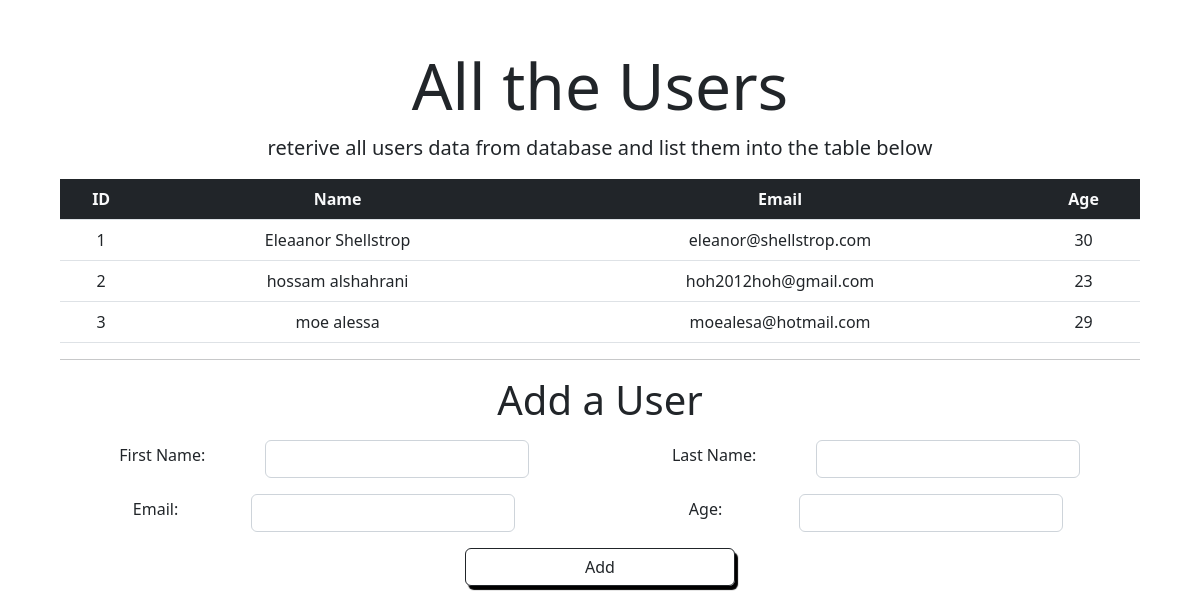
The page / on the database its author committed.
### UWT_App/models.py (models this page shows)
class Users(models.Model):
    first_name = models.CharField(max_length=255)
    last_name = models.CharField(max_length=255)
    email = models.CharField(max_length=255)
    age = models.IntegerField()
    created_at = models.DateTimeField(auto_now_add=True)
    updated_at = models.DateTimeField(auto_now=True)

### UWT_App/views.py (the view)
# urls.py: path('',views.index),
def index(request):
    users = Users.objects.all()
    context = {
        "Users":users,
    }
    return render (request,"index.html",context)

### UWT_App/templates/index.html (shortened to what this page needs)
<!DOCTYPE html>
<html lang="en">
  <head>
    <link
      rel="stylesheet"
      href="https://cdn.jsdelivr.net/npm/bootstrap@5.2.0-beta1/dist/css/bootstrap.min.css"
    />
  </head>
  <body>
    <div class="p-5 bg-list">
      <div class="container text-center">
        <h1 class="display-3">All the Users</h1>
        <p class="lead">
          reterive all users data from database and list them into the table
          below
        </p>
        <table class="table table-hover table-responsive">
          <thead class="thead-inverse bg-dark text-light">
            <tr>
              <th>ID</th>
              <th>Name</th>
              <th>Email</th>
              <th>Age</th>
            </tr>
          </thead>
          <tbody>
            {% for user in Users %}
            <tr>
              <td>{{user.id}}</td>
              <td>{{user.first_name}} {{user.last_name}}</td>
              <td>{{user.email}}</td>
              <td>{{user.age}}</td>
            </tr>
            {% endfor %}
          </tbody>
        </table>
        <hr class="my-3" />
        <h2 class="display-6">Add a User</h2>
        <form action="/create" method="POST">
          <div class="row my-3">
            <div class="col d-flex align-items-center justify-content-evenly">
              <label for="first_name" class="form-label">First Name:</label>
              <input type="text" class="form-control w-50" name="first_name" />
            </div>
            <div class="col d-flex align-items-center justify-content-evenly">
              <label for="" class="form-label">Last Name:</label>
              <input type="text" class="form-control w-50" name="last_name" />
            </div>
          </div>
          <div class="row my-3">
            <div class="col d-flex align-items-center justify-content-evenly">
              <label for="" class="form-label">Email:</label>
              <input type="email" class="form-control w-50" name="email" />
            </div>
            <div class="col d-flex align-items-center justify-content-evenly">
              <label for="" class="form-label">Age:</label>
              <input type="number" class="form-control w-50" name="age" />
            </div>
          </div>
          <button
            id="submitBtn"
            type="submit"
            class="btn btn-white border-2 border-dark w-25"
          >
            Add
          </button>
        </form>
      </div>
    </div>
  </body>
</html>

### UWT_App/templates/index.html (style rules this page uses)
#submitBtn { box-shadow: 3px 4px 1px black; }

### rows shown on the page
Users: id "1", first_name "Eleaanor", last_name "Shellstrop", email "eleanor@shellstrop.com", age "30"
Users: id "2", first_name "hossam", last_name "alshahrani", email "hoh2012hoh@gmail.com", age "23"
Users: id "3", first_name "moe", last_name "alessa", email "moealesa@hotmail.com", age "29"
